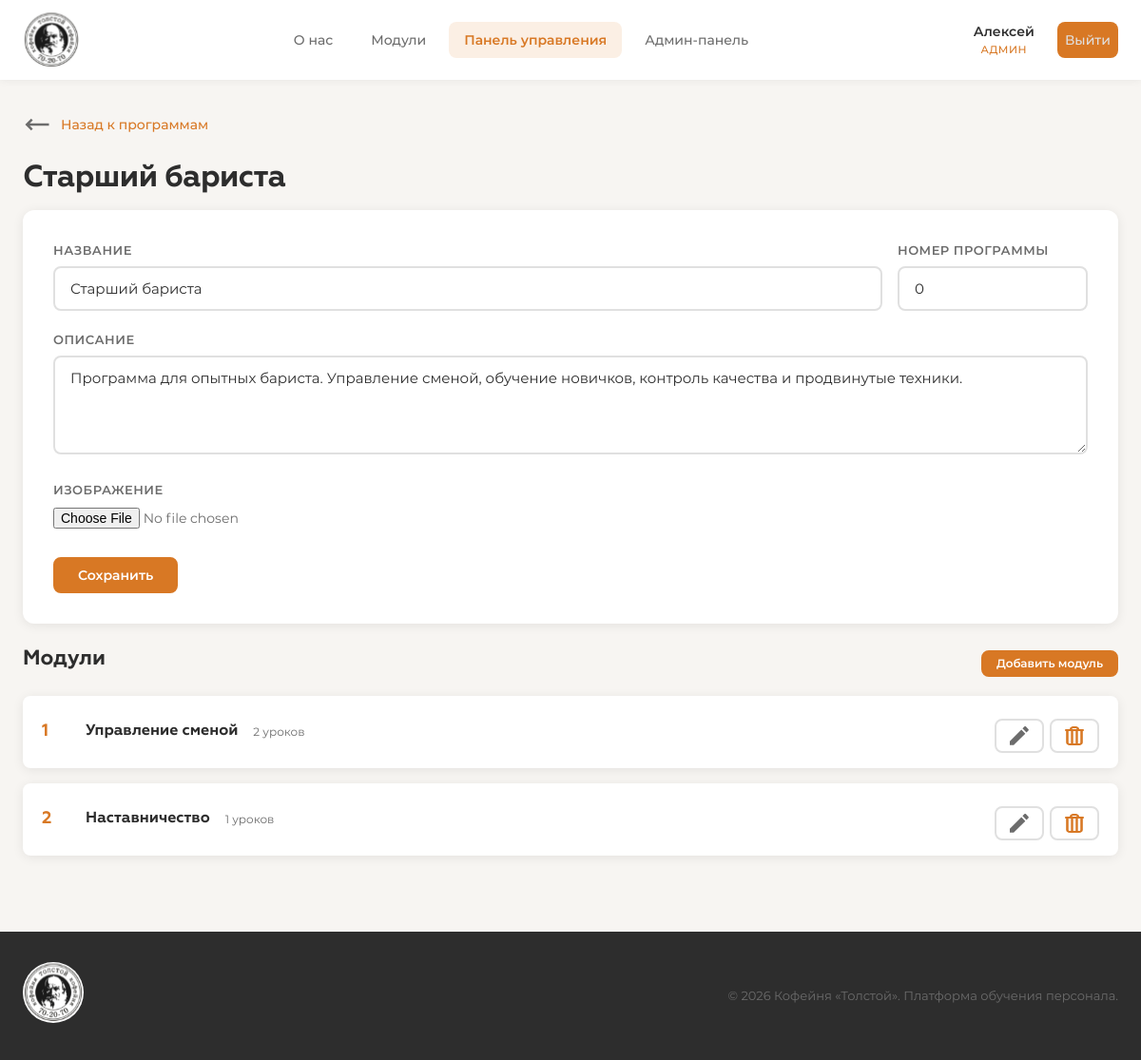
Page /dashboard/programs/3/edit/ (signed in) on the committed database.
### accounts/models.py (models this page shows, shortened)
class User(AbstractUser):
    ROLE_CHOICES = [
        ('trainee_barista', 'Стажёр-бариста'),
        ('barista', 'Бариста'),
        ('senior_barista', 'Старший бариста'),
        ('cook', 'Повар'),
        ('manager', 'Менеджер'),
        ('admin', 'Администратор'),
    ]
    role = models.CharField(
        max_length=20,
        choices=ROLE_CHOICES,
        default='trainee_barista',
        verbose_name='Роль'
    )
    must_change_password = models.BooleanField(
        default=True,
        verbose_name='Требуется смена пароля'
    )
    avatar = models.ImageField(
        upload_to='avatars/',
        blank=True,
        null=True,
        verbose_name='Аватар'
    )
    phone = models.CharField(
        max_length=20,
        blank=True,
        verbose_name='Телефон'
    )
    bio = models.TextField(
        blank=True,
        verbose_name='О себе'
    )
    date_hired = models.DateField(
        blank=True,
        null=True,
        verbose_name='Дата приёма на работу'
    )
    class Meta:
        verbose_name = 'Пользователь'
        verbose_name_plural = 'Пользователи'
    @property
    def is_admin(self):
        return self.role == 'admin' or self.is_superuser
    def get_role_display_short(self):
        role_map = {
            'trainee_barista': 'Стажёр',
            'barista': 'Бариста',
            'senior_barista': 'Ст. бариста',
            'cook': 'Повар',
            'manager': 'Менеджер',
            'admin': 'Админ',
        }
        return role_map.get(self.role, self.role)

### training/models.py (models this page shows, shortened)
class Program(models.Model):
    ROLE_CHOICES = [
        ('trainee_barista', 'Стажёр-бариста'),
        ('barista', 'Бариста'),
        ('senior_barista', 'Старший бариста'),
        ('cook', 'Повар'),
        ('manager', 'Менеджер'),
    ]
    name = models.CharField(max_length=200, verbose_name='Название программы')
    role = models.CharField(
        max_length=20,
        choices=ROLE_CHOICES,
        unique=True,
        verbose_name='Роль'
    )
    description = models.TextField(blank=True, verbose_name='Описание')
    image = models.ImageField(
        upload_to='programs/',
        blank=True,
        null=True,
        verbose_name='Изображение'
    )
    order = models.PositiveIntegerField(default=0, verbose_name='Номер программы')
    created_at = models.DateTimeField(auto_now_add=True, verbose_name='Дата создания')
    class Meta:
        verbose_name = 'Программа обучения'
        verbose_name_plural = 'Программы обучения'
        ordering = ['order', '-created_at']

class Module(models.Model):
    program = models.ForeignKey(
        Program,
        on_delete=models.CASCADE,
        related_name='modules',
        verbose_name='Программа'
    )
    name = models.CharField(max_length=200, verbose_name='Название модуля')
    description = models.TextField(blank=True, verbose_name='Краткое описание')
    goal = models.TextField(blank=True, verbose_name='Цель модуля')
    image = models.ImageField(
        upload_to='modules/',
        blank=True,
        null=True,
        verbose_name='Изображение'
    )
    order = models.PositiveIntegerField(default=0, verbose_name='Порядок')
    created_at = models.DateTimeField(auto_now_add=True, verbose_name='Дата создания')
    class Meta:
        verbose_name = 'Модуль'
        verbose_name_plural = 'Модули'
        ordering = ['order', '-created_at']

### dashboard/views.py (the view)
    @login_required
    def wrapper(request, *args, **kwargs):
        if not request.user.is_admin:
            messages.error(request, 'Доступ запрещён.')
            return redirect('training:about')
        return view_func(request, *args, **kwargs)

### dashboard/views.py (called while the page is built, shortened)
def admin_required(view_func):
    @login_required
    def wrapper(request, *args, **kwargs):
        if not request.user.is_admin:
            messages.error(request, 'Доступ запрещён.')
            return redirect('training:about')
        return view_func(request, *args, **kwargs)
    wrapper.__name__ = view_func.__name__
    return wrapper

@admin_required
def program_edit(request, program_id):
    program = get_object_or_404(Program, id=program_id)
    return render(request, 'dashboard/program_edit.html', {'program': program})

### dashboard/templates/dashboard/program_edit.html (shortened to what this page needs)
{% extends "base.html" %}
{% load static %}
{% block content %}
<div class="container">
    <div class="arrow-block">
        <a href="{% url 'dashboard:program_list' %}" class="back-link"><img src="{% static "images/arrow-left.svg" %}" class="icon-img"> Назад к программам</a>
    </div>
    <h1 class="page-title">{{ program.name }}</h1>
    <form method="post" enctype="multipart/form-data" class="edit-form">
        <div class="form-row">
            <div class="form-group">
                <label class="form-label">Название</label>
                <input type="text" name="name" class="form-input" value="{{ program.name }}">
            </div>
            <div class="form-group form-group-sm">
                <label class="form-label">Номер программы</label>
                <input type="number" name="order" class="form-input" value="{{ program.order }}" min="1">
            </div>
        </div>
        <div class="form-group">
            <label class="form-label">Описание</label>
            <textarea name="description" class="form-textarea" rows="4">{{ program.description }}</textarea>
        </div>
        <div class="form-group">
            <label class="form-label">Изображение</label>
            <input type="file" name="image" class="form-file" accept="image/*">
        </div>
        <button type="submit" class="btn btn-primary">Сохранить</button>
    </form>
    <section class="dashboard-section">
        <div class="section-header">
            <h2 class="section-title">Модули</h2>
            <a href="{% url 'dashboard:module_create' program.id %}" class="btn btn-primary btn-sm">Добавить модуль</a>
        </div>
        <div class="modules-admin-list">
            {% for module in program.modules.all %}
            <div class="module-admin-card">
                <div class="module-admin-info">
                    <span class="module-order">{{ module.order }}</span>
                    <h3>{{ module.name }}</h3>
                    <span class="module-lessons-count">{{ module.lessons.count }} уроков</span>
                </div>
                <div class="module-admin-actions">
                    <a href="{% url 'dashboard:module_edit' module.id %}" class="btn btn-outline btn-sm"><img src="{% static "images/pencil.svg" %}" class="icon-actions-img"></a>
                    <a href="{% url 'dashboard:module_delete' module.id %}" class="btn btn-outline btn-sm"><img src="{% static "images/trash.svg" %}" class="icon-actions-img"></a>
                </div>
            </div>
            {% empty %}
            <p class="empty-text">Модулей пока нет</p>
            {% endfor %}
        </div>
    </section>
</div>
{% endblock %}

### templates/base.html (shortened to what this page needs)
{% load static %}
<!DOCTYPE html>
<html lang="ru">
<head>
    <link rel="stylesheet" href="{% static 'css/style.css' %}">
</head>
<body>
    {% if user.is_authenticated and not user.must_change_password or user.is_admin %}
    <nav class="navbar">
        <div class="nav-container">
            <a href="{% url 'training:about' %}" class="nav-logo">
                <img src="{% static "images/logo.svg" %}" class="logo-img">
            </a>
            <div class="nav-links" id="nav-links">
                <a href="{% url 'training:about' %}" class="nav-link {% if request.resolver_match.url_name == 'about' %}active{% endif %}">
                    О нас
                </a>
                <a href="{% url 'training:modules' %}" class="nav-link {% if 'modules' in request.path or 'lessons' in request.path %}active{% endif %}">
                    Модули
                </a>
                {% if user.is_admin %}
                <a href="{% url 'dashboard:index' %}" class="nav-link {% if 'dashboard' in request.path %}active{% endif %}">
                    Панель управления
                </a>
                <a href="{% url 'admin:index' %}" class="nav-link {% if 'django-admin' in request.path %}active{% endif %}">
                    Админ-панель
                </a>
                {% endif %}
            </div>
            <div class="nav-user" id="nav-user">
                <a href="{% url 'accounts:profile' %}" class="user-btn">
                    <span class="user-name">{{ user.first_name|default:user.username }}</span>
                    <span class="user-role">{{ user.get_role_display_short }}</span>
                </a>
                <a href="{% url 'accounts:logout' %}" class="logout-btn" title="Выйти">
                    Выйти
                </a>
            </div>
        </div>
    </nav>
    {% endif %}
    <main class="main-content">
        {% block content %}{% endblock %}
    </main>
    {% if user.is_authenticated and not user.must_change_password or user.is_admin %}
    <footer class="footer">
        <div class="footer-container">
            <div class="footer-brand">
                <img src="{% static "images/logo.svg" %}" class="logo-img-footer">
            </div>
            <p class="footer-text">© 2026 Кофейня «Толстой». Платформа обучения персонала.</p>
        </div>
    </footer>
    {% endif %}
</body>
</html>

### rows in the picture
User: first_name "Алексей", get_role_display_short "АДМИН"
Program: name "Старший бариста", order "0", description "Программа для опытных бариста. Управление сменой, обучение новичков, контроль качества и продвинутые техники."
Module: order "1", name "Управление сменой", lessons.count "2"
Module: order "2", name "Наставничество", lessons.count "1"
